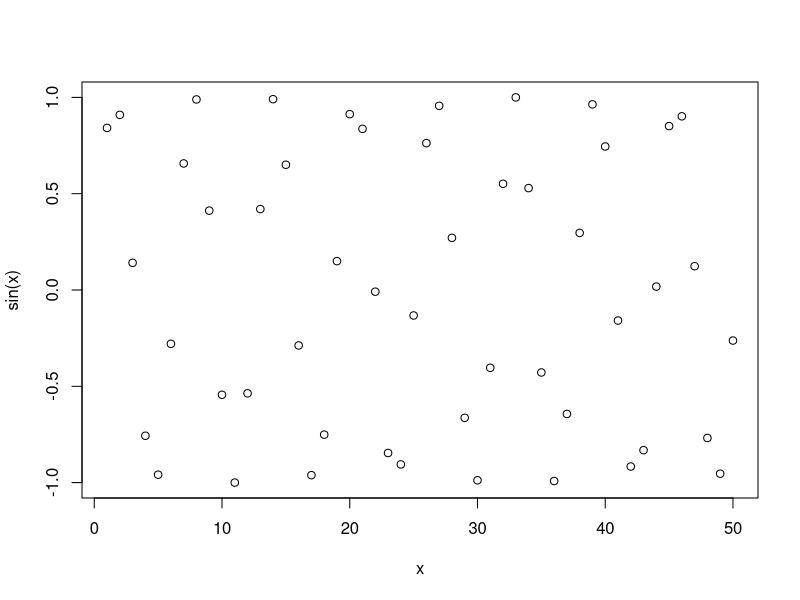
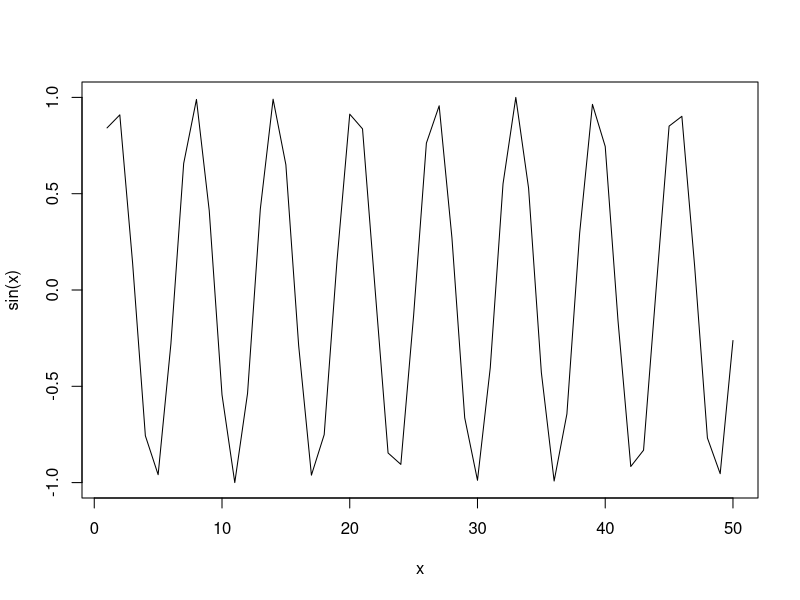
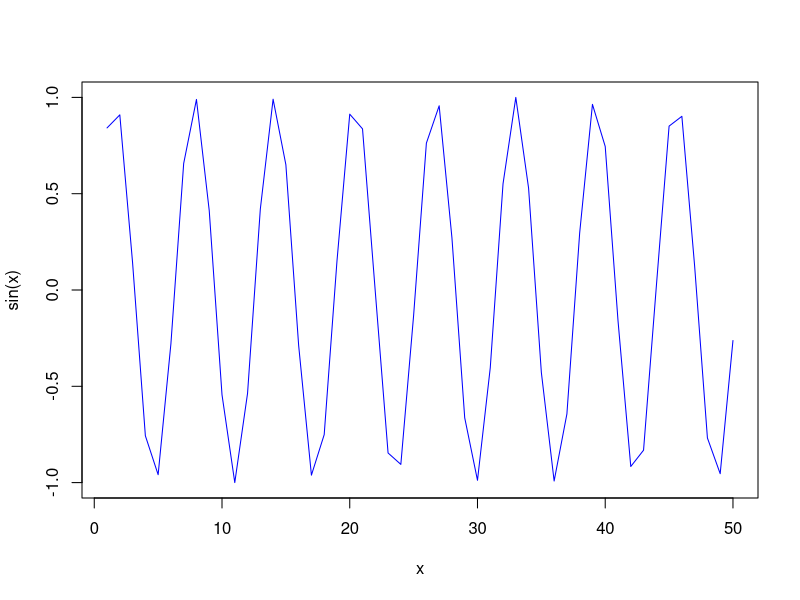
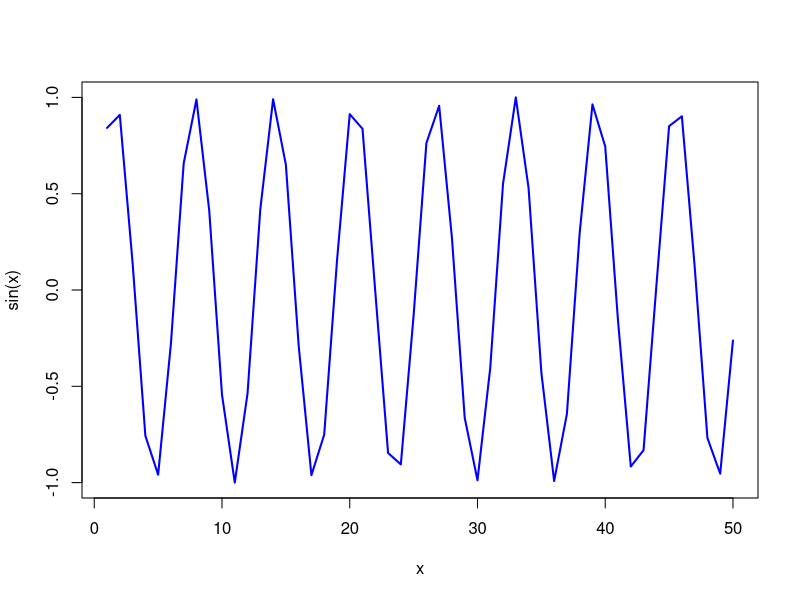
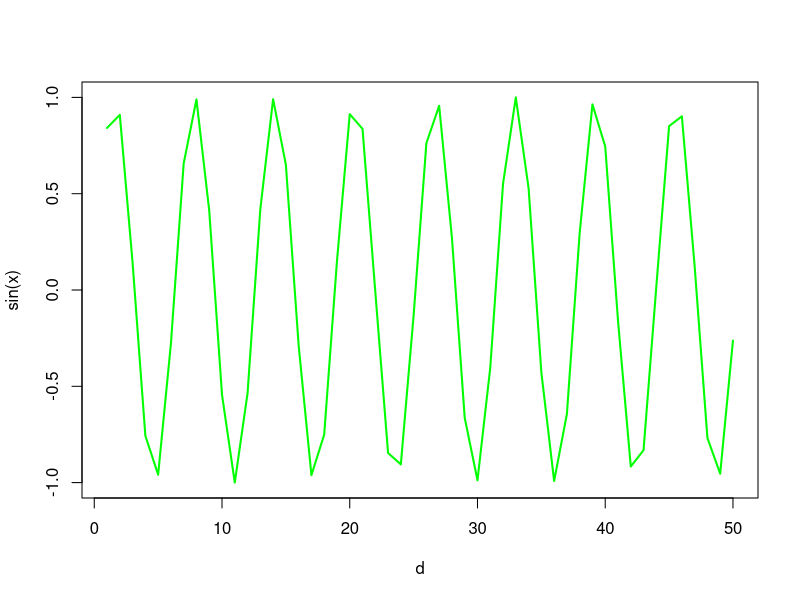

Write the R code that produced these figures, in order.
# My first R script

x <- 1:50
plot(x, sin(x) )
plot(x, sin(x), typ="l")
plot(x, sin(x), typ="l", col="blue")
plot(x, sin(x), typ="l", col="blue", lwd=2)
plot(x, sin(x), typ="l", col="green", lwd=2, xlab="d")
